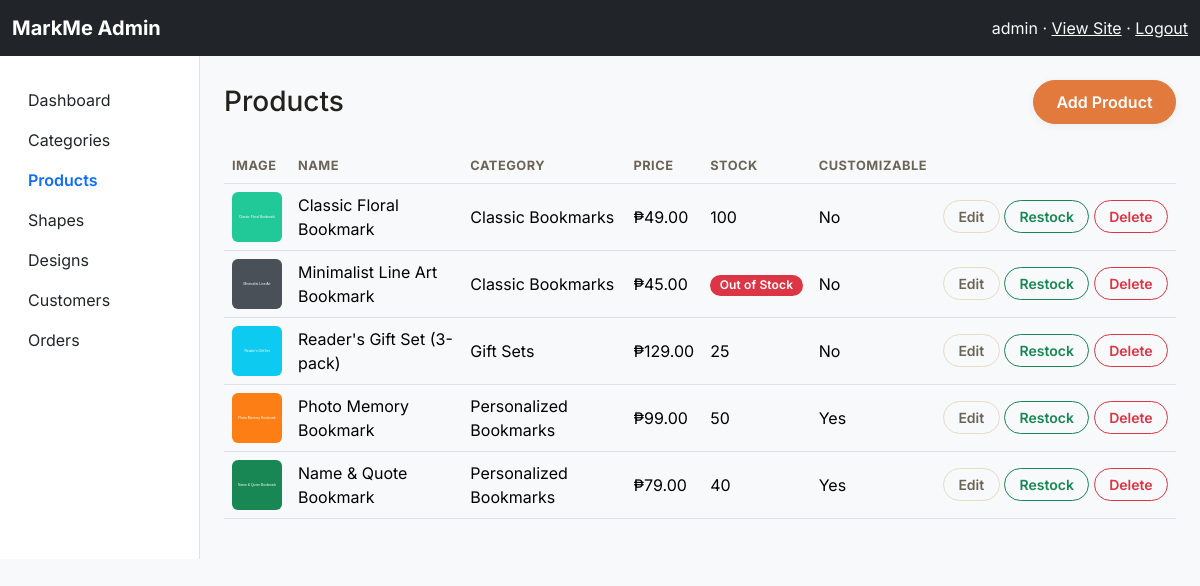
/admin/products.php (signed in), run on the app's committed database.
### tables this page shows
CREATE TABLE products (
    product_id      INT UNSIGNED AUTO_INCREMENT PRIMARY KEY,
    category_id     INT UNSIGNED NOT NULL,
    name            VARCHAR(150) NOT NULL,
    description     TEXT NULL,
    price           DECIMAL(10,2) NOT NULL,
    stock_quantity  INT UNSIGNED NOT NULL DEFAULT 0,
    image_path      VARCHAR(255) NOT NULL,
    is_customizable TINYINT(1)   NOT NULL DEFAULT 1,
    created_at      TIMESTAMP    NOT NULL DEFAULT CURRENT_TIMESTAMP,
    CONSTRAINT fk_products_category FOREIGN KEY (category_id)
        REFERENCES categories(category_id) ON DELETE RESTRICT ON UPDATE CASCADE,
    INDEX idx_products_category (category_id),
    INDEX idx_products_name (name)
);

CREATE TABLE categories (
    category_id     INT UNSIGNED AUTO_INCREMENT PRIMARY KEY,
    name            VARCHAR(100) NOT NULL UNIQUE,
    description     VARCHAR(255) NULL,
    created_at      TIMESTAMP    NOT NULL DEFAULT CURRENT_TIMESTAMP
);

### config/db.php (called while the page is built, shortened)
<?php
function db(): PDO
{
    static $pdo = null;
    if ($pdo === null) {
        $dsn = 'mysql:host=' . DB_HOST . ';dbname=' . DB_NAME . ';charset=' . DB_CHARSET;
        $pdo = new PDO($dsn, DB_USER, DB_PASS, [
            PDO::ATTR_ERRMODE => PDO::ERRMODE_EXCEPTION,
            PDO::ATTR_DEFAULT_FETCH_MODE => PDO::FETCH_ASSOC,
            PDO::ATTR_EMULATE_PREPARES => false,
        ]);
    }
    return $pdo;
}

### includes/functions.php (called while the page is built, shortened)
<?php
require_once __DIR__ . '/../config/db.php';
function e(?string $value): string
{
    return htmlspecialchars($value ?? '', ENT_QUOTES, 'UTF-8');
}
function format_price(float $amount): string
{
    return '₱' . number_format($amount, 2);
}

### admin/products.php (the view, shortened to what this page needs)
<?php
require __DIR__ . '/includes/admin_header.php';
$products = db()->query(
    'SELECT p.*, c.name AS category_name FROM products p
     JOIN categories c ON c.category_id = p.category_id
     ORDER BY p.created_at DESC'
)->fetchAll();
?>
<div class="d-flex justify-content-between align-items-center mb-4">
    <h1 class="h3 mb-0">Products</h1>
    <a href="<?= BASE_URL ?>/admin/product_form.php" class="btn btn-primary">Add Product</a>
</div>
<table class="table align-middle">
    <thead><tr><th>Image</th><th>Name</th><th>Category</th><th>Price</th><th>Stock</th><th>Customizable</th><th></th></tr></thead>
    <tbody>
        <?php foreach ($products as $product): ?>
            <tr>
                <td><img src="<?= BASE_URL ?>/uploads/products/<?= e($product['image_path']) ?>" width="50" height="50" style="object-fit:cover" class="rounded"></td>
                <td><?= e($product['name']) ?></td>
                <td><?= e($product['category_name']) ?></td>
                <td><?= format_price($product['price']) ?></td>
                <td>
                    <?php if ($product['stock_quantity'] == 0): ?>
                        <span class="badge bg-danger">Out of Stock</span>
                    <?php elseif ($product['stock_quantity'] <= 5): ?>
                        <span class="badge bg-warning text-dark"><?= (int)$product['stock_quantity'] ?> (low)</span>
                    <?php else: ?>
                        <?= (int)$product['stock_quantity'] ?>
                    <?php endif; ?>
                </td>
                <td><?= $product['is_customizable'] ? 'Yes' : 'No' ?></td>
                <td class="text-nowrap">
                    <a href="<?= BASE_URL ?>/admin/product_form.php?id=<?= (int)$product['product_id'] ?>" class="btn btn-sm btn-outline-secondary">Edit</a>
                    <a href="<?= BASE_URL ?>/admin/product_restock.php?id=<?= (int)$product['product_id'] ?>" class="btn btn-sm btn-outline-success">Restock</a>
                    <form method="post" action="<?= BASE_URL ?>/admin/product_delete.php" class="d-inline" onsubmit="return confirm('Delete this product?');">
                        <button type="submit" class="btn btn-sm btn-outline-danger">Delete</button>
                    </form>
                </td>
            </tr>
        <?php endforeach; ?>
    </tbody>
</table>
<?php require __DIR__ . '/includes/admin_footer.php'; ?>

### assets/css/style.css (style rules this page uses)
:root { --ink: #23211d; --ink-soft: #6b6558; --cream: #fbf7ef; --cream-alt: #f1e9d8; --surface: #ffffff; --primary: #2f6f5e; --primary-dark: #1f4f42; --accent: #e2793d; --accent-dark: #c6612b; --gold: #d9a441; --border: #e6dcc6; --shadow-sm: 0 2px 8px rgba(35, 33, 29, 0.06); --shadow-md: 0 8px 24px rgba(35, 33, 29, 0.10); --shadow-lg: 0 16px 40px rgba(35, 33, 29, 0.14); --font-display: 'Fraunces', Georgia, serif; --font-body: 'Inter', -apple-system, BlinkMacSystemFont, 'Segoe UI', sans-serif; }
body { display: flex; flex-direction: column; min-height: 100vh; background: var(--cream); color: var(--ink); font-family: var(--font-body); }
a { color: var(--primary); }
.btn { border-radius: 999px; font-weight: 600; padding: 0.55rem 1.4rem; transition: transform 0.15s ease, box-shadow 0.15s ease; }
.btn-sm { padding: 0.3rem 0.9rem; border-radius: 999px; }
.btn-primary { --bs-btn-bg: var(--accent); --bs-btn-border-color: var(--accent); --bs-btn-hover-bg: var(--accent-dark); --bs-btn-hover-border-color: var(--accent-dark); --bs-btn-active-bg: var(--accent-dark); --bs-btn-active-border-color: var(--accent-dark); box-shadow: var(--shadow-sm); }
.btn-outline-secondary { --bs-btn-color: var(--ink-soft); --bs-btn-border-color: var(--border); --bs-btn-hover-bg: var(--ink); --bs-btn-hover-border-color: var(--ink); }
.badge { border-radius: 999px; font-weight: 600; letter-spacing: 0.01em; padding: 0.4em 0.8em; }
.table { --bs-table-bg: transparent; }
.table thead th { color: var(--ink-soft); font-size: 0.8rem; text-transform: uppercase; letter-spacing: 0.04em; border-bottom-width: 1px; }
html { scroll-behavior: smooth; }

### data on the page
products: image_path (picture), name "Classic Floral Bookmark", category.name "Classic Bookmarks", price "₱49.00", stock_quantity "100", is_customizable "No"
products: image_path (picture), name "Minimalist Line Art Bookmark", category.name "Classic Bookmarks", price "₱45.00", stock_quantity "Out of Stock", is_customizable "No"
products: image_path (picture), name "Reader's Gift Set (3-pack)", category.name "Gift Sets", price "₱129.00", stock_quantity "25", is_customizable "No"
products: image_path (picture), name "Photo Memory Bookmark", category.name "Personalized Bookmarks", price "₱99.00", stock_quantity "50", is_customizable "Yes"
products: image_path (picture), name "Name & Quote Bookmark", category.name "Personalized Bookmarks", price "₱79.00", stock_quantity "40", is_customizable "Yes"

### other printed values
current_user()['username'] "admin"
$label "Dashboard"
$label "Categories"
$label "Products"
$label "Shapes"
$label "Designs"
$label "Customers"
$label "Orders"
